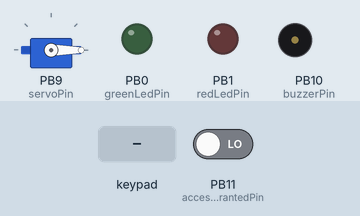
This sketch was run on a simulated STM32 Blue Pill. Parts: servo, output pins drawn as LEDs (lit = HIGH), buzzer (waves = sounding). Wiring (inferred from the names in the program): 4×4 keypad with keys 1 2 3 4 5 6 7 8 9 A B C D E F G: rows PA0, PA1, PA2, PA3; columns PA8, PA9, PA10, PA11. Inputs (shaded band) come from the test bench; at power-on: PB11 (accessGrantedPin) LOW. Pins used as bus, display or sensor lines are not drawn; what the sketch prints to the serial monitor is not drawn.

Above: at 1.2 s.
1.3 s: keypad keys 1 2 3 4 pressed 0.4 s apart
At 3.3 s:
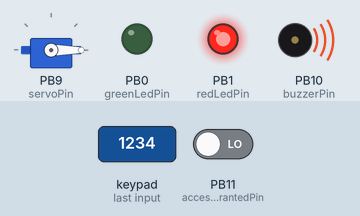
5.1 s: key 'A' pressed
6.7 s: key 'B' pressed
8.3 s: keypad keys 1 2 3 4 A pressed 0.4 s apart
At 9.76 s:
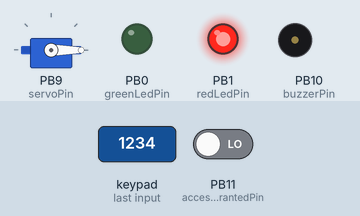
11.8 s: key '1' pressed
At 12.6 s:
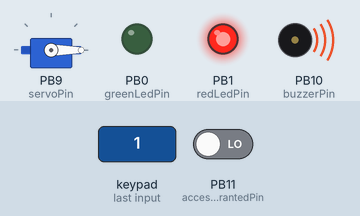
Timing chart, 0 to 14.8 s (numbered marks = the images above; inputs shaded):
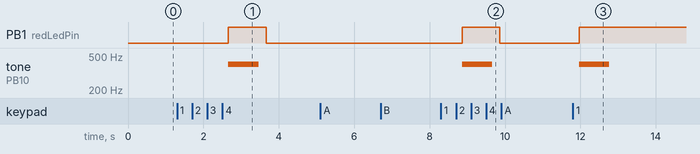

Measured:
- after the input at 1.3 s, PB1 (redLedPin): LOW → HIGH after 1.4 s, → LOW 1.0 s later; tone on PB10 (buzzerPin): silent → 400 Hz after 1.4 s, → silent 0.80 s later
- after the input at 5.1 s, every drawn part: stays the same
- after the input at 6.7 s, every drawn part: stays the same
- after the input at 8.3 s, PB1 (redLedPin): LOW → HIGH after 0.57 s, → LOW 1.0 s later; tone on PB10 (buzzerPin): silent → 400 Hz after 0.57 s, → silent 0.80 s later
- after the input at 11.8 s, PB1 (redLedPin): LOW → HIGH after 0.17 s; tone on PB10 (buzzerPin): silent → 400 Hz after 0.17 s, → silent 0.80 s later

The sketch:

dice__copy_20251204174454.ino
```cpp
#include <Servo.h>

// ===== PIN DEFINITIONS =====
const int rowPins[4] = {PA0, PA1, PA2, PA3};
const int colPins[4] = {PA8, PA9, PA10, PA11};
const int greenLedPin = PB0;
const int redLedPin = PB1;
const int buzzerPin = PB10;
const int servoPin = PB9;
const int accessGrantedPin = PB11; // Input signal from Arduino D4

// ===== KEYPAD MAPPING =====
char keymap[4][4] = {
  {'1', '2', '3', '4'},
  {'5', '6', '7', '8'},
  {'9', 'A', 'B', 'C'},
  {'D', 'E', 'F', 'G'}
};

// ===== PIN CODE SETTINGS =====
const char correctPin[4] = {'1', '2', '3', '4'};
char enteredPin[4];
int keyIndex = 0;

Servo myservo;

// ===== SECURITY LOCKOUT =====
int incorrectAttempts = 0;
unsigned long lockoutStartTime = 0;
const unsigned long lockoutDuration = 60000UL;
bool lockedOut = false;

// ===== HELPER FUNCTIONS =====
void resetLeds() {
  digitalWrite(greenLedPin, LOW);
  digitalWrite(redLedPin, LOW);
}

char getKey() {
  for (int i = 0; i < 4; i++) digitalWrite(rowPins[i], HIGH);
  for (int r = 0; r < 4; r++) {
    digitalWrite(rowPins[r], LOW);
    delay(5);
    for (int c = 0; c < 4; c++) {
      if (digitalRead(colPins[c]) == LOW) {
        while (digitalRead(colPins[c]) == LOW) delay(1);
        digitalWrite(rowPins[r], HIGH);
        return keymap[r][c];
      }
    }
    digitalWrite(rowPins[r], HIGH);
  }
  return '\0';
}

// ===== SETUP =====
void setup() {
  Serial.begin(115200);
  for (int i = 0; i < 4; i++) {
    pinMode(rowPins[i], OUTPUT);
    digitalWrite(rowPins[i], HIGH);
    pinMode(colPins[i], INPUT_PULLUP);
  }

  pinMode(greenLedPin, OUTPUT);
  pinMode(redLedPin, OUTPUT);
  pinMode(buzzerPin, OUTPUT);
  pinMode(accessGrantedPin, INPUT); // No pull-up/down since external signal

  myservo.attach(servoPin);
  myservo.write(0);
  resetLeds();

  Serial.println("STM32 Keypad + RFID Door Lock System Ready");
}

// ===== MAIN LOOP =====
void loop() {
  bool accessGranted = (digitalRead(accessGrantedPin) == HIGH);

  // Handle lockout
  if (lockedOut) {
    digitalWrite(redLedPin, HIGH);
    myservo.write(0);
    if (millis() - lockoutStartTime >= lockoutDuration) {
      lockedOut = false;
      incorrectAttempts = 0;
      resetLeds();
    }
    return;
  }

  char key = getKey();
  if (key != '\0') {
    if (keyIndex < 4)
      enteredPin[keyIndex++] = key;

    Serial.print("Key Pressed: ");
    Serial.println(key);

    if (keyIndex == 4) {
      bool pinMatch = true;
      for (int i = 0; i < 4; i++) {
        if (enteredPin[i] != correctPin[i]) {
          pinMatch = false;
          break;
        }
      }

      Serial.print("RFID = ");
      Serial.print(accessGranted ? "Granted" : "Denied");
      Serial.print(" | PIN = ");
      Serial.println(pinMatch ? "Correct" : "Wrong");

      // BOTH RFID and PIN must be correct
      if (pinMatch && accessGranted) {
        Serial.println("✅ Access Granted — Unlocking Door");
        digitalWrite(greenLedPin, HIGH);
        tone(buzzerPin, 1000, 200);
        myservo.write(90);
        delay(3000);
      } else {
        Serial.println("❌ Access Denied — Wrong RFID or PIN");
        digitalWrite(redLedPin, HIGH);
        tone(buzzerPin, 400, 800);
        incorrectAttempts++;
        if (incorrectAttempts >= 3) {
          lockedOut = true;
          lockoutStartTime = millis();
        }
      }

      // Reset
      myservo.write(0);
      delay(1000);
      resetLeds();
      keyIndex = 0;
    }
  }
}
```
